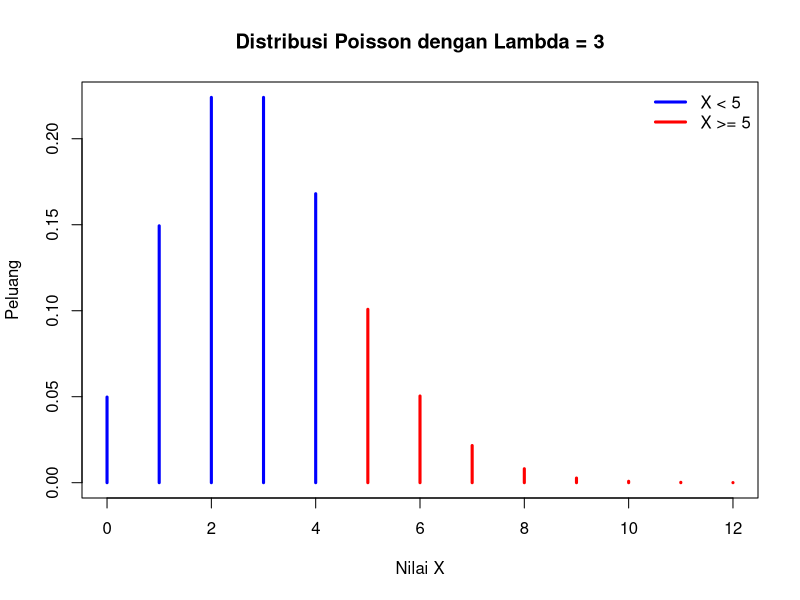
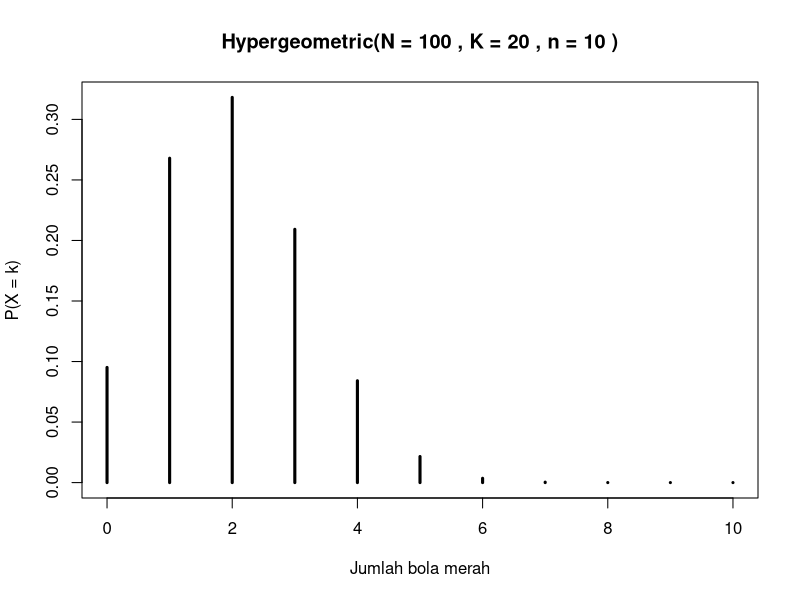
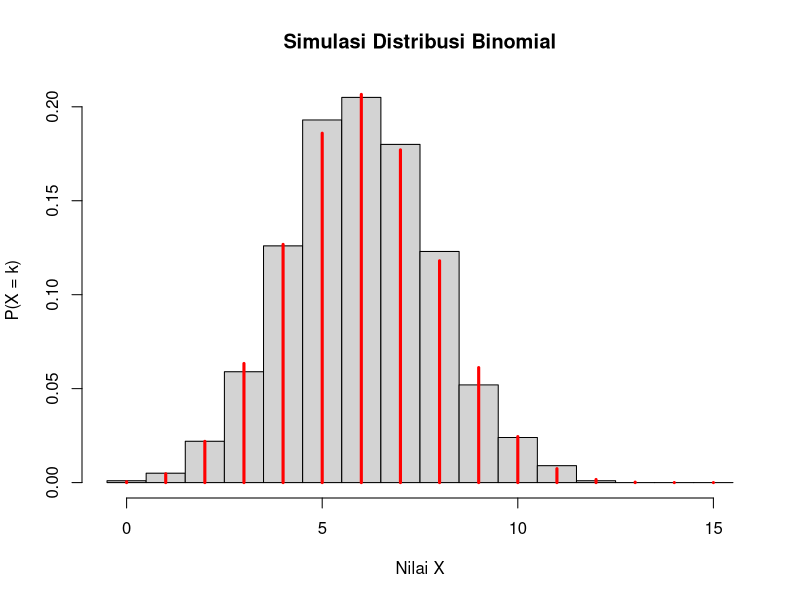

Write R code to recreate these figures, in order.
# SOAL 1: DISTRIBUSI POISSON
lam <- 3
nilai_x <- 0:12
peluang <- dpois(nilai_x, lambda = lam)

# Menghitung peluang
peluang_4 <- ppois(4, lambda = lam)
peluang_5 <- 1 - peluang_4

# Menampilkan hasil
cat("P(X <= 4) =", round(peluang_4, 4), "\n")
cat("P(X >= 5) =", round(peluang_5, 4), "\n")

# Visualisasi
plot(nilai_x, peluang,
     type = "h",
     lwd = 3,
     col = ifelse(nilai_x < 5, "blue", "red"),
     main = "Distribusi Poisson dengan Lambda = 3",
     xlab = "Nilai X",
     ylab = "Peluang")

legend("topright",
       legend = c("X < 5", "X >= 5"),
       col = c("blue", "red"),
       lwd = 3,
       bty = "n")

# SOAL 2: DISTRIBUSI HIPERGEOMETRIK
populasi <- 100
merah <- 20
sampel <- 10

# Menentukan kemungkinan nilai X
batas_bawah <- max(0, sampel + merah - populasi)
batas_atas <- min(sampel, merah)
nilai_k <- batas_bawah:batas_atas

# Menghitung PMF
probabilitas <- dhyper(
  nilai_k,
  m = merah,
  n = populasi - merah,
  k = sampel
)

# Menampilkan tabel peluang
hasil <- data.frame(
  k = nilai_k,
  probabilitas = probabilitas
)

print(hasil)

# Membuat grafik
plot(nilai_k, probabilitas,
     type = "h",
     lwd = 3,
     main = paste("Hypergeometric(N =", populasi,
                  ", K =", merah, ", n =", sampel, ")"),
     xlab = "Jumlah bola merah",
     ylab = "P(X = k)")

# SOAL 3: DISTRIBUSI BINOMIAL
jumlah_percobaan <- 15
prob_sukses <- 0.4
nilai <- 0:jumlah_percobaan

# Peluang berdasarkan distribusi binomial
teori <- dbinom(
  nilai,
  size = jumlah_percobaan,
  prob = prob_sukses
)

# Membuat data simulasi
set.seed(123)
hasil_simulasi <- rbinom(
  1000,
  size = jumlah_percobaan,
  prob = prob_sukses
)

# Histogram hasil simulasi
hist(hasil_simulasi,
     breaks = seq(-0.5, jumlah_percobaan + 0.5, by = 1),
     freq = FALSE,
     main = "Simulasi Distribusi Binomial",
     xlab = "Nilai X",
     ylab = "P(X = k)")

# Menambahkan PMF teoritis
points(nilai, teori,
       type = "h",
       lwd = 3,
       col = "red")
